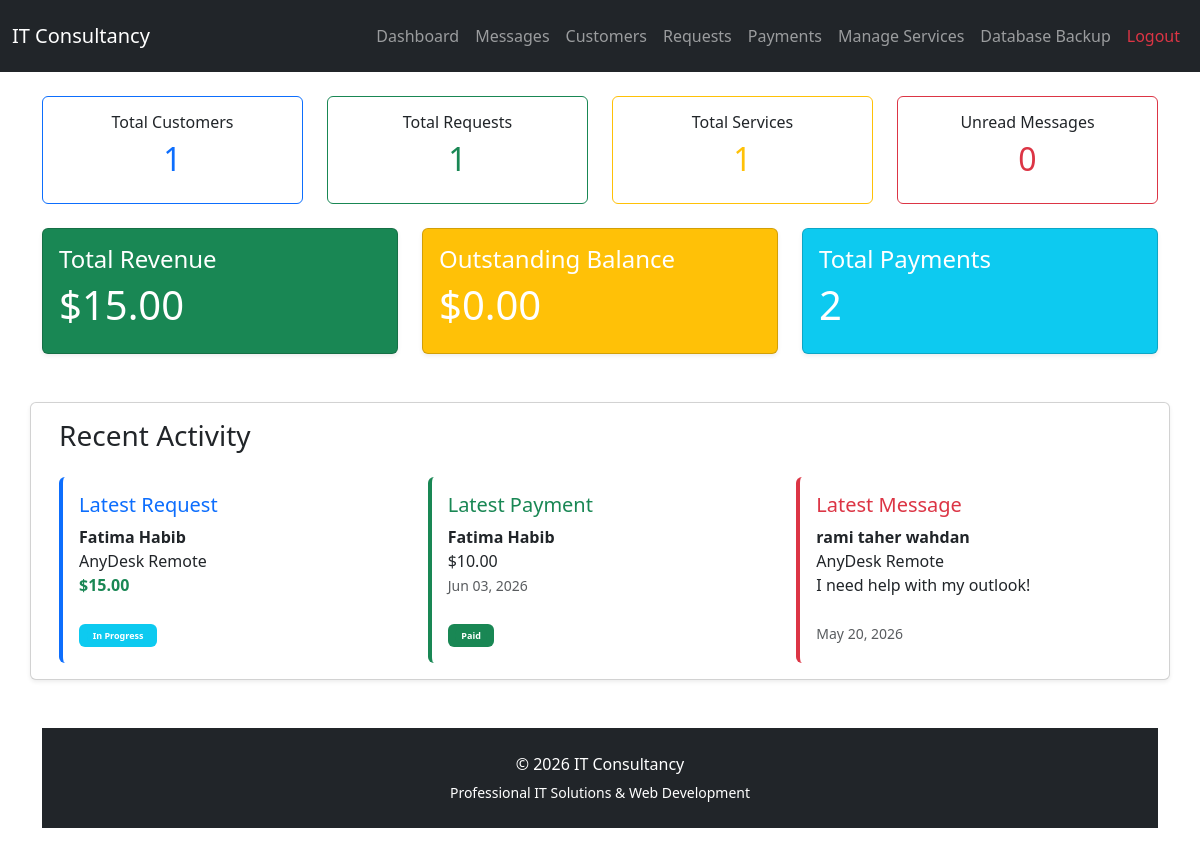
Page /?page=dashboard (signed in) on the committed database.
### tables this page shows
CREATE TABLE `requests` (
  `id` int(11) NOT NULL AUTO_INCREMENT,
  `customer_id` int(11) NOT NULL,
  `service_id` int(11) NOT NULL,
  `quoted_price` decimal(10,2) DEFAULT NULL,
  `description` text DEFAULT NULL,
  `status` enum('Pending','Approved','In Progress','Completed','Cancelled') DEFAULT 'Pending',
  `created_at` timestamp NOT NULL DEFAULT current_timestamp(),
  PRIMARY KEY (`id`),
  KEY `customer_id` (`customer_id`),
  KEY `service_id` (`service_id`),
  CONSTRAINT `requests_ibfk_1` FOREIGN KEY (`customer_id`) REFERENCES `customers` (`id`) ON DELETE CASCADE,
  CONSTRAINT `requests_ibfk_2` FOREIGN KEY (`service_id`) REFERENCES `services` (`id`) ON DELETE CASCADE
);

CREATE TABLE `customers` (
  `id` int(11) NOT NULL AUTO_INCREMENT,
  `name` varchar(255) NOT NULL,
  `email` varchar(255) DEFAULT NULL,
  `phone` varchar(50) DEFAULT NULL,
  `company` varchar(255) DEFAULT NULL,
  `notes` text DEFAULT NULL,
  `created_at` timestamp NOT NULL DEFAULT current_timestamp(),
  PRIMARY KEY (`id`)
);

CREATE TABLE `services` (
  `id` int(11) NOT NULL AUTO_INCREMENT,
  `title` varchar(255) NOT NULL,
  `description` text NOT NULL,
  `created_at` timestamp NOT NULL DEFAULT current_timestamp(),
  `price` decimal(10,2) NOT NULL DEFAULT 0.00,
  `image` varchar(255) DEFAULT NULL,
  PRIMARY KEY (`id`)
);

CREATE TABLE `payments` (
  `id` int(11) NOT NULL AUTO_INCREMENT,
  `request_id` int(11) NOT NULL,
  `amount` decimal(10,2) NOT NULL,
  `status` enum('Unpaid','Partially Paid','Paid','Refund Pending','Refunded') DEFAULT 'Unpaid',
  `payment_date` datetime DEFAULT NULL,
  `notes` text DEFAULT NULL,
  `created_at` timestamp NOT NULL DEFAULT current_timestamp(),
  PRIMARY KEY (`id`),
  KEY `request_id` (`request_id`),
  CONSTRAINT `payments_ibfk_1` FOREIGN KEY (`request_id`) REFERENCES `requests` (`id`) ON DELETE CASCADE
);

CREATE TABLE `messages` (
  `id` int(11) NOT NULL AUTO_INCREMENT,
  `name` varchar(100) DEFAULT NULL,
  `email` varchar(100) DEFAULT NULL,
  `message` text DEFAULT NULL,
  `created_at` timestamp NOT NULL DEFAULT current_timestamp(),
  `status` varchar(20) DEFAULT 'unread',
  `service` varchar(255) NOT NULL,
  PRIMARY KEY (`id`)
);

### public/index.php (called while the page is built, shortened)
<?php
require_once '../routes.php';

### app/views/dashboard.php (the view, shortened to what this page needs)
<?php
require dirname(__DIR__, 2) . '/config/database.php';
$totalCustomers = $pdo->query("
    SELECT COUNT(*)
    FROM customers
")->fetchColumn();
$totalRequests = $pdo->query("
    SELECT COUNT(*)
    FROM requests
")->fetchColumn();
$totalServices = $pdo->query("
    SELECT COUNT(*)
    FROM services
")->fetchColumn();
$unreadMessages = $pdo->query("
    SELECT COUNT(*)
    FROM messages
    WHERE status = 'unread'
")->fetchColumn();
$totalPayments = $pdo->query("
    SELECT COUNT(*)
    FROM payments
")->fetchColumn();
$totalRevenue = $pdo->query("
    SELECT COALESCE(SUM(amount),0)
    FROM payments
")->fetchColumn();
$totalQuoted = $pdo->query("
    SELECT COALESCE(SUM(quoted_price),0)
    FROM requests
")->fetchColumn();
$outstandingBalance = $totalQuoted - $totalRevenue;
$latestRequest = $pdo->query("
    SELECT
         customers.name,
    services.title,
    requests.status,
    requests.quoted_price
    FROM requests
    JOIN customers
        ON customers.id = requests.customer_id
    JOIN services
        ON services.id = requests.service_id
    ORDER BY requests.id DESC
    LIMIT 1
")->fetch();
$latestPayment = $pdo->query("
    SELECT
         customers.name,
    payments.amount,
    payments.status,
    payments.payment_date
    FROM payments
    JOIN requests
        ON requests.id = payments.request_id
    JOIN customers
        ON customers.id = requests.customer_id
    ORDER BY payments.id DESC
    LIMIT 1
")->fetch();
$latestMessage = $pdo->query("
    SELECT *
    FROM messages
    ORDER BY created_at DESC
    LIMIT 1
")->fetch();
?>
<?php require __DIR__ . '/layouts/header.php'; ?>
<div class="row mb-4">
    <div class="col-md-3">
        <div class="card border-primary text-center">
            <div class="card-body">
                <h6>Total Customers</h6>
                <h2 class="text-primary"><?= $totalCustomers ?></h2>
            </div>
        </div>
    </div>
    <div class="col-md-3">
        <div class="card border-success text-center">
            <div class="card-body">
                <h6>Total Requests</h6>
                <h2 class="text-success"><?= $totalRequests ?></h2>
            </div>
        </div>
    </div>
    <div class="col-md-3">
        <div class="card border-warning text-center">
            <div class="card-body">
                <h6>Total Services</h6>
                <h2 class="text-warning"><?= $totalServices ?></h2>
            </div>
        </div>
    </div>
    <div class="col-md-3">
        <div class="card border-danger text-center">
            <div class="card-body">
                <h6>Unread Messages</h6>
                <h2 class="text-danger"><?= $unreadMessages ?></h2>
            </div>
        </div>
    </div>
</div>
<div class="row g-4">
    <div class="col-md-4">
        <div class="card bg-success text-white shadow-sm">
            <div class="card-body">
                <h4>Total Revenue</h4>
                <h1>$<?= number_format($totalRevenue, 2) ?></h1>
            </div>
        </div>
    </div>
    <div class="col-md-4">
        <div class="card bg-warning text-white shadow-sm">
            <div class="card-body">
                <h4>Outstanding Balance</h4>
                <h1>$<?= number_format($outstandingBalance, 2) ?></h1>
            </div>
        </div>
    </div>
    <div class="col-md-4">
        <div class="card bg-info text-white shadow-sm">
            <div class="card-body">
                <h4>Total Payments</h4>
                <h1><?= $totalPayments ?></h1>
            </div>
        </div>
    </div>
<div class="card shadow-sm mt-5">
<div class="card-body">
    <h3 class="mb-4">
        Recent Activity
    </h3>
    <div class="row">
        <div class="col-md-4">
            <div class="border-start border-4 border-primary rounded p-3 h-100">
                <h5 class="text-primary">
                    Latest Request
                </h5>
                <?php if ($latestRequest): ?>
                    <strong>
                        <?= htmlspecialchars($latestRequest['name']) ?>
                    </strong>
                    <br>
                    <?= htmlspecialchars($latestRequest['title']) ?>
<br>
<strong class="text-success">
    $<?= number_format($latestRequest['quoted_price'], 2) ?>
</strong>
<br>
                    <br>
                    <span class="badge bg-info">
                        <?php
$statusColor = match ($latestRequest['status']) {
    'Pending' => 'warning',
    'In Progress' => 'info',
    'Completed' => 'success',
    'Cancelled' => 'danger',
    default => 'secondary'
};
?>
<span class="badge bg-<?= $statusColor ?>">
    <?= htmlspecialchars($latestRequest['status']) ?>
</span>
                    </span>
                <?php else: ?>
                    No requests found.
                <?php endif; ?>
            </div>
        </div>
        <div class="col-md-4">
            <div class="border-start border-4 border-success rounded p-3 h-100">
                <h5 class="text-success">
                    Latest Payment
                </h5>
                <?php if ($latestPayment): ?>
                    <strong>
                        <?= htmlspecialchars($latestPayment['name']) ?>
                    </strong>
                    <br>
                    $<?= number_format($latestPayment['amount'], 2) ?>
<br>
<small class="text-muted">
    <?= date('M d, Y', strtotime($latestPayment['payment_date'])) ?>
</small>
<br>
                    <br>
                    <span class="badge bg-success">
                        <?php
$paymentColor = match ($latestPayment['status']) {
    'Paid' => 'success',
    'Partial' => 'warning',
    'Unpaid' => 'danger',
    default => 'secondary'
};
?>
<span class="badge bg-<?= $paymentColor ?>">
    <?= htmlspecialchars($latestPayment['status']) ?>
</span>
                    </span>
                <?php else: ?>
                    No payments found.
                <?php endif; ?>
            </div>
        </div>
        <div class="col-md-4">
            <div class="border-start border-4 border-danger rounded p-3 h-100">
                <h5 class="text-danger">
                    Latest Message
                </h5>
                <?php if ($latestMessage): ?>
                    <strong>
                        <?= htmlspecialchars($latestMessage['name']) ?>
                    </strong>
                    <br>
                    <?= htmlspecialchars($latestMessage['service']) ?>
                    <br>
                    <?= htmlspecialchars(substr($latestMessage['message'], 0, 80)) ?>
<br><br>
<small class="text-muted">
    <?= date('M d, Y', strtotime($latestMessage['created_at'])) ?>
</small>
                <?php else: ?>
                    No messages found.
                <?php endif; ?>
            </div>
        </div>
    </div>
</div>
</div>
<?php require __DIR__ . '/layouts/footer.php'; ?>

### rows in the picture
requests: customer.name "Fatima Habib", service.title "AnyDesk Remote", quoted_price "15.00", status "In Progress"
payments: customers.name "Fatima Habib", amount "10.00", payment_date "Jun 03, 2026", status "Paid"
messages: name "rami taher wahdan", service "AnyDesk Remote", message "I need help with my outlook!", created_at "May 20, 2026"

### other values in the picture
$totalCustomers "1"
$totalRequests "1"
$totalServices "1"
$unreadMessages "0"
$totalRevenue "15.00"
$outstandingBalance "0.00"
$totalPayments "2"
